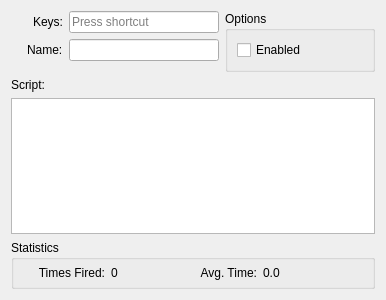
<?xml version="1.0" encoding="UTF-8"?>
<ui version="4.0">
 <class>EditAccelerator</class>
 <widget class="QWidget" name="EditAccelerator">
  <property name="geometry">
   <rect>
    <x>0</x>
    <y>0</y>
    <width>386</width>
    <height>300</height>
   </rect>
  </property>
  <property name="windowTitle">
   <string>Form</string>
  </property>
  <layout class="QVBoxLayout" name="verticalLayout">
   <item>
    <layout class="QHBoxLayout" name="horizontal" stretch="1,0">
     <item>
      <layout class="QFormLayout" name="leftForm">
       <property name="fieldGrowthPolicy">
        <enum>QFormLayout::ExpandingFieldsGrow</enum>
       </property>
       <property name="labelAlignment">
        <set>Qt::AlignRight|Qt::AlignTrailing|Qt::AlignVCenter</set>
       </property>
       <item row="1" column="0">
        <widget class="QLabel" name="labelName">
         <property name="text">
          <string>Name:</string>
         </property>
        </widget>
       </item>
       <item row="1" column="1">
        <widget class="QLineEdit" name="name">
         <property name="sizePolicy">
          <sizepolicy hsizetype="Expanding" vsizetype="Fixed">
           <horstretch>0</horstretch>
           <verstretch>0</verstretch>
          </sizepolicy>
         </property>
         <property name="minimumSize">
          <size>
           <width>150</width>
           <height>0</height>
          </size>
         </property>
        </widget>
       </item>
       <item row="0" column="0">
        <widget class="QLabel" name="labelKey">
         <property name="sizePolicy">
          <sizepolicy hsizetype="Fixed" vsizetype="Preferred">
           <horstretch>0</horstretch>
           <verstretch>0</verstretch>
          </sizepolicy>
         </property>
         <property name="minimumSize">
          <size>
           <width>52</width>
           <height>0</height>
          </size>
         </property>
         <property name="text">
          <string>Keys:</string>
         </property>
         <property name="alignment">
          <set>Qt::AlignRight|Qt::AlignTrailing|Qt::AlignVCenter</set>
         </property>
        </widget>
       </item>
       <item row="0" column="1">
        <widget class="QKeySequenceEdit" name="key"/>
       </item>
      </layout>
     </item>
     <item>
      <widget class="QGroupBox" name="groupOptions">
       <property name="sizePolicy">
        <sizepolicy hsizetype="Fixed" vsizetype="Preferred">
         <horstretch>0</horstretch>
         <verstretch>0</verstretch>
        </sizepolicy>
       </property>
       <property name="minimumSize">
        <size>
         <width>150</width>
         <height>0</height>
        </size>
       </property>
       <property name="title">
        <string>Options</string>
       </property>
       <layout class="QVBoxLayout" name="verticalLayout_3">
        <item>
         <widget class="QCheckBox" name="enabled">
          <property name="text">
           <string>Enabled</string>
          </property>
         </widget>
        </item>
       </layout>
      </widget>
     </item>
    </layout>
   </item>
   <item>
    <widget class="QLabel" name="labelScript">
     <property name="text">
      <string>Script:</string>
     </property>
    </widget>
   </item>
   <item>
    <widget class="CodeEditor" name="script"/>
   </item>
   <item>
    <layout class="QHBoxLayout" name="horizontalLayout">
     <item>
      <widget class="QGroupBox" name="groupStats">
       <property name="sizePolicy">
        <sizepolicy hsizetype="Expanding" vsizetype="Preferred">
         <horstretch>0</horstretch>
         <verstretch>0</verstretch>
        </sizepolicy>
       </property>
       <property name="title">
        <string>Statistics</string>
       </property>
       <layout class="QGridLayout" name="gridLayout">
        <property name="leftMargin">
         <number>6</number>
        </property>
        <property name="topMargin">
         <number>6</number>
        </property>
        <property name="rightMargin">
         <number>6</number>
        </property>
        <property name="bottomMargin">
         <number>6</number>
        </property>
        <item row="0" column="2">
         <widget class="QLabel" name="labelAvgTime">
          <property name="maximumSize">
           <size>
            <width>65</width>
            <height>16777215</height>
           </size>
          </property>
          <property name="text">
           <string>Avg. Time:</string>
          </property>
          <property name="alignment">
           <set>Qt::AlignRight|Qt::AlignTrailing|Qt::AlignVCenter</set>
          </property>
         </widget>
        </item>
        <item row="0" column="3">
         <widget class="QLabel" name="avgTime">
          <property name="text">
           <string>0.0</string>
          </property>
         </widget>
        </item>
        <item row="0" column="1">
         <widget class="QLabel" name="timesFired">
          <property name="maximumSize">
           <size>
            <width>75</width>
            <height>16777215</height>
           </size>
          </property>
          <property name="text">
           <string>0</string>
          </property>
         </widget>
        </item>
        <item row="0" column="0">
         <widget class="QLabel" name="labelTimesFired">
          <property name="maximumSize">
           <size>
            <width>85</width>
            <height>16777215</height>
           </size>
          </property>
          <property name="text">
           <string>Times Fired:</string>
          </property>
          <property name="alignment">
           <set>Qt::AlignRight|Qt::AlignTrailing|Qt::AlignVCenter</set>
          </property>
         </widget>
        </item>
       </layout>
      </widget>
     </item>
    </layout>
   </item>
  </layout>
 </widget>
 <customwidgets>
  <customwidget>
   <class>CodeEditor</class>
   <extends>QPlainTextEdit</extends>
   <header>codeeditor.h</header>
  </customwidget>
 </customwidgets>
 <resources/>
 <connections/>
</ui>
